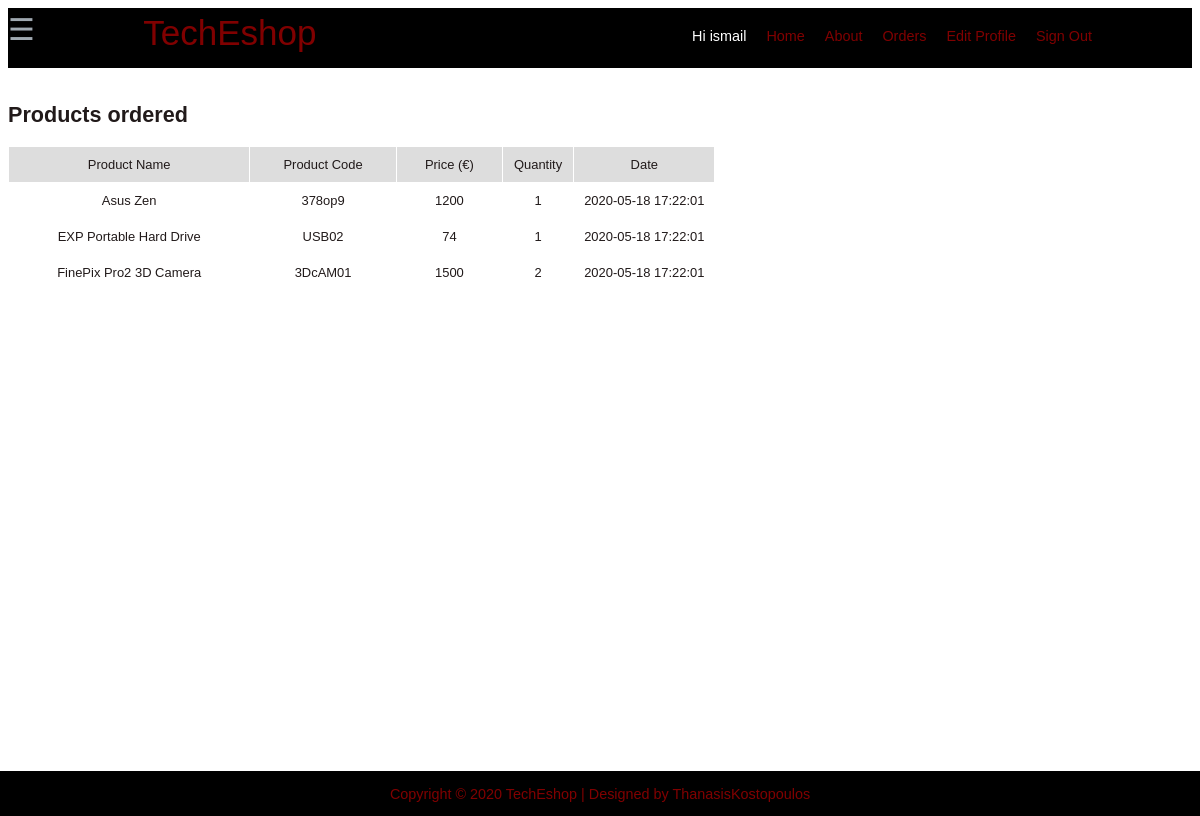
/UserOrders.php (signed in), run on the app's committed database.
### tables this page shows
CREATE TABLE `users` (
  `user_id` int(11) NOT NULL,
  `name` varchar(20) NOT NULL,
  `password` varchar(20) NOT NULL,
  `email` varchar(20) NOT NULL,
  `role` varchar(10) NOT NULL
);

CREATE TABLE `order_items` (
  `order_item_id` int(11) NOT NULL,
  `user_id` int(11) NOT NULL,
  `datetime` datetime NOT NULL,
  `product_name` varchar(40) DEFAULT NULL,
  `product_code` varchar(20) DEFAULT NULL,
  `quantity` varchar(535) DEFAULT NULL,
  `product_price` float DEFAULT NULL,
  `fullname` varchar(20) NOT NULL,
  `email` varchar(20) NOT NULL,
  `country` varchar(20) NOT NULL,
  `city` varchar(20) NOT NULL,
  `address` varchar(40) NOT NULL,
  `payment` varchar(20) NOT NULL
);

### UserOrders.php (the view, shortened to what this page needs)
<?php
	include "NavigationBar.php";
	include "Footer.php";;
    $db_handle = new DBController();
    $connection = $db_handle->connectDB();
    $userid= $_SESSION['user'];
    $query= mysqli_query($connection,"SELECT * FROM order_items WHERE user_id= '$userid' ORDER BY datetime DESC") or die("Error: " . mysqli_error($connection));
    ?>
    <h2>Products ordered</h2>
    <table class="tbl-cart" cellpadding="10" cellspacing="1">
        <tr>
            <th style="text-align:center; background-color: #dddddd;">Product Name</th>
            <th style="text-align:center; background-color: #dddddd;">Product Code</th>
            <th style="text-align:center; background-color: #dddddd;" width="15%">Price (€)</th>
            <th style="text-align:center; background-color: #dddddd;" width="10%">Quantity</th>
            <th style="text-align:center; background-color: #dddddd;" width="20%">Date</th>
        </tr>
    <?php
    if(mysqli_num_rows($query) > 0)
    {
        while($row = mysqli_fetch_array($query))
        {
            if ($query->num_rows > 0)
            {
                ?>  <tr> <?php
                ?>  <td style="text-align:center;"> <?php echo $row["product_name"]; ?> </td> <?php
                ?>  <td style="text-align:center;"> <?php echo $row["product_code"]; ?> </td> <?php
                ?>  <td style="text-align:center;"> <?php echo $row["product_price"]; ?> </td> <?php
                ?>  <td style="text-align:center;"> <?php echo $row["quantity"]; ?> </td> <?php
                ?>  <td style="text-align:center;"> <?php echo $row["datetime"]; ?> </td> <?php
                ?>  </tr> <?php
            }
        }
    }
    else
    {
        echo "You don't have ordered anything yet!";
    }
    ?>
    </table>
<HTML>
<HEAD>
<link href="style.css" type="text/css" rel="stylesheet" />
</HEAD>

### NavigationBar.php (shortened to what this page needs)
<div id="header">
  <div id="left">
    <?php include "SideNav.php";?>
    <label><a href="index.php">TechEshop</a> </label>
  </div>
    <div id="right">
      <div id="content">
        <?php
            $db_handle = new DBController();
            $connection = $db_handle->connectDB();
            if(isset($_SESSION['user']))
            {
              $res= mysqli_query($connection,"SELECT * FROM users WHERE user_id=".$_SESSION['user']);
              $userRow= mysqli_fetch_array($res);
              if($userRow['role']=='')
              {
                echo ' Hi ';
                echo $userRow['name'];
                echo '&nbsp&nbsp&nbsp&nbsp&nbsp;<a href="index.php">Home</a>';
                echo '&nbsp&nbsp&nbsp&nbsp&nbsp;<a href="About.php?logout">About</a>';
                echo '&nbsp&nbsp&nbsp&nbsp&nbsp;<a href="UserOrders.php">Orders</a>';
                echo '&nbsp&nbsp&nbsp&nbsp&nbsp;<a href="EditProfile.php">Edit Profile</a>';
                echo '&nbsp&nbsp&nbsp&nbsp&nbsp;<a href="Logout.php?logout">Sign Out</a>';
              }
            }
            else
            {
              echo 'Guest ';
              echo '&nbsp&nbsp&nbsp&nbsp&nbsp;<a href="index.php">Home</a>';
              echo '&nbsp&nbsp&nbsp&nbsp&nbsp;<a href="About.php?logout">About</a>';
              echo '&nbsp;&nbsp;&nbsp&nbsp&nbsp;<a href="Login.php">Login</a>';
              echo '&nbsp;&nbsp;&nbsp&nbsp&nbsp;<a href="SignUp.php">Sign Up</a>';
            }
        ?>
    </div>
  </div>
</div>

### style.css (style rules this page uses)
body { font-family: Arial, Helvetica, sans-serif; color: #211a1a; font-size: 0.9em; height: 100%; }
#header { width:100%; height:60px; background: rgb(0, 0, 0); color:#9fa8b0; font-family: Arial, Helvetica, sans-serif; }
#header #left { float:left; position:relative; }
#header #left label { position:relative; top:5px; left:100px; font-size:35px; }
#header #right { float:right; position:relative; }
#header #right #content { position:relative; top:20px; right:100px; color:#fff; }
#header #right #content a { color:maroon; }
a, a:visited { color: rgb(128, 0, 0); text-decoration:none; outline:none; }
.tbl-cart { font-size: 0.9em; }
.tbl-cart th { font-weight: normal; }

### data on the page
users: name "ismail"
order_items: product_name "Asus Zen", product_code "378op9", product_price "1200", quantity "1", datetime "2020-05-18 17:22:01"
order_items: product_name "EXP Portable Hard Drive", product_code "USB02", product_price "74", quantity "1", datetime "2020-05-18 17:22:01"
order_items: product_name "FinePix Pro2 3D Camera", product_code "3DcAM01", product_price "1500", quantity "2", datetime "2020-05-18 17:22:01"
